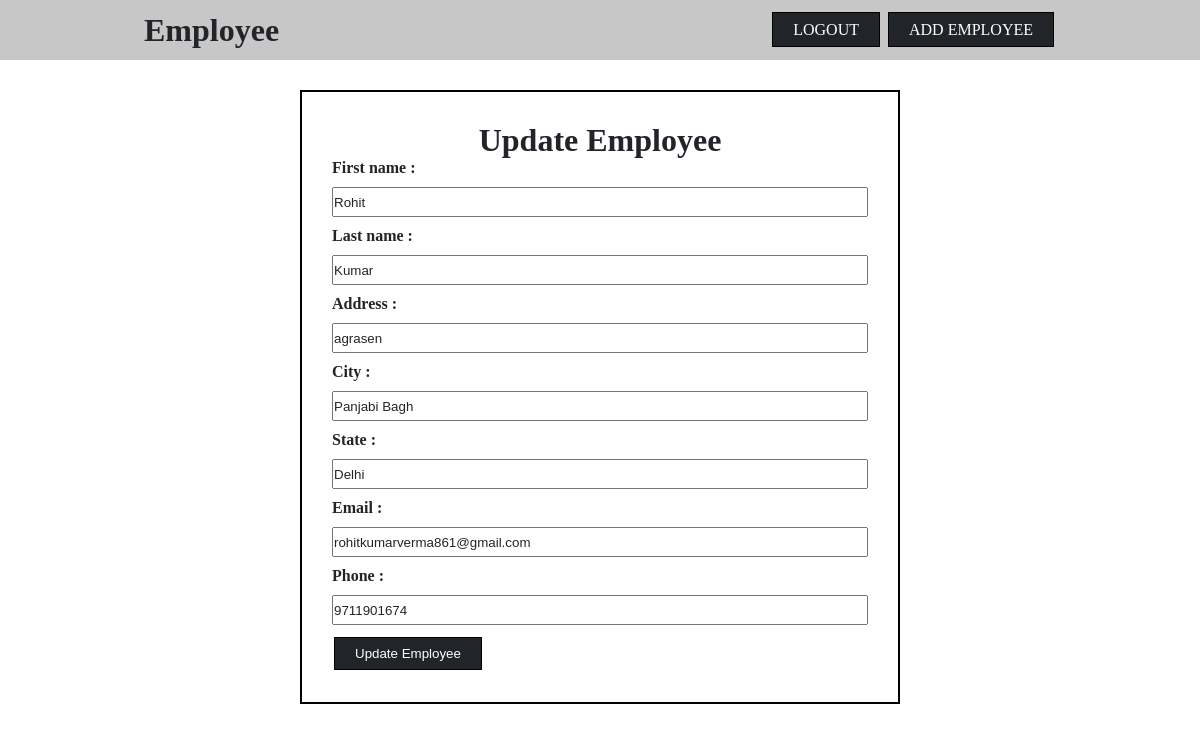
The page /update/7/ (signed in) on the database its author committed.
### website/models.py (models this page shows, shortened)
class Employee(models.Model):
    user = models.ForeignKey(User, on_delete=models.SET_NULL, null=True, blank=True)
    first_name = models.CharField(max_length=100)
    last_name = models.CharField(max_length=100)
    address = models.TextField()
    city = models.TextField()
    state = models.TextField()
    email = models.EmailField()
    phone = models.IntegerField()

### website/views.py (the view)
# urls.py: path('update/<int:id>/', Update_data, name="Update_data"),
@login_required(login_url="/login/")
def Update_data(request, id):
    e = Employee.objects.get(id = id)
    return render(request, 'update.html', {'emp':e})

### templates/update.html (shortened to what this page needs)
{% extends 'main.html' %}
{% block content %}
<form action="/updated/{{emp.id}}/" method="post">
    <h1 style="text-align: center;">Update Employee</h1>
    <div>
        <label for="first_name">First name : </label>
        <input value="{{emp.first_name}}" type="text" name="first_name" id="first_name" placeholder="Enter your first name">
    </div>
    <div>
        <label for="last_name">Last name : </label>
        <input value="{{emp.last_name}}" type="text" name="last_name" id="last_name" placeholder="Enter your last name">
    </div>
    <div>
        <label for="address">Address : </label>
        <input value="{{emp.address}}" type="text" name="address" id="address" placeholder="Enter your address">
    </div>
    <div>
        <label for="city">City : </label>
        <input value="{{emp.city}}" type="text" name="city" id="city" placeholder="Enter your city">
    </div>
    <div>
        <label for="state">State : </label>
        <input value="{{emp.state}}" type="text" name="state" id="state" placeholder="Enter your state">
    </div>
    <div>
        <label for="email">Email : </label>
        <input value="{{emp.email}}" type="email" name="email" id="email" placeholder="Enter your email">
    </div>
    <div>
        <label for="phone">Phone : </label>
        <input value="{{emp.phone}}" type="number" name="phone" id="phone" placeholder="Enter your phone">
    </div>
    <button type="submit" class="button">Update Employee</button>
</form>
{% endblock %}

### templates/main.html (style rules this page uses)
* { color: #212529; margin: 0; padding: 0; box-sizing: border-box; }
body { display: flex; flex-direction: column; align-items: center; }
.button { color: white; margin: 2px; padding: 8px 20px; border: 1px solid black; background-color: #212529; text-decoration: none; }
form { font-weight: bold; width: 600px; padding: 30px; border: 2px solid black; }
form input { width: 100%; height: 30px; margin: 10px 0; }

### rows shown on the page
Employee: first_name "Rohit", last_name "Kumar", address "agrasen", city "Panjabi Bagh", state "Delhi", email "rohitkumarverma861@gmail.com", phone "9711901674"
